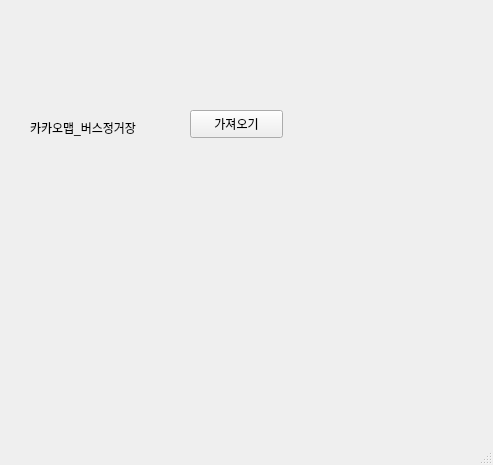
<?xml version="1.0" encoding="UTF-8"?>
<ui version="4.0">
 <class>MainWindow</class>
 <widget class="QMainWindow" name="MainWindow">
  <property name="geometry">
   <rect>
    <x>0</x>
    <y>0</y>
    <width>493</width>
    <height>465</height>
   </rect>
  </property>
  <property name="windowTitle">
   <string>MainWindow</string>
  </property>
  <widget class="QWidget" name="centralwidget">
   <widget class="QPushButton" name="pb">
    <property name="geometry">
     <rect>
      <x>190</x>
      <y>110</y>
      <width>93</width>
      <height>28</height>
     </rect>
    </property>
    <property name="text">
     <string>가져오기</string>
    </property>
   </widget>
   <widget class="QLabel" name="lbl">
    <property name="geometry">
     <rect>
      <x>30</x>
      <y>120</y>
      <width>161</width>
      <height>16</height>
     </rect>
    </property>
    <property name="text">
     <string>카카오맵_버스정거장</string>
    </property>
   </widget>
  </widget>
  <widget class="QMenuBar" name="menubar">
   <property name="geometry">
    <rect>
     <x>0</x>
     <y>0</y>
     <width>493</width>
     <height>26</height>
    </rect>
   </property>
  </widget>
  <widget class="QStatusBar" name="statusbar"/>
 </widget>
 <resources/>
 <connections/>
</ui>
